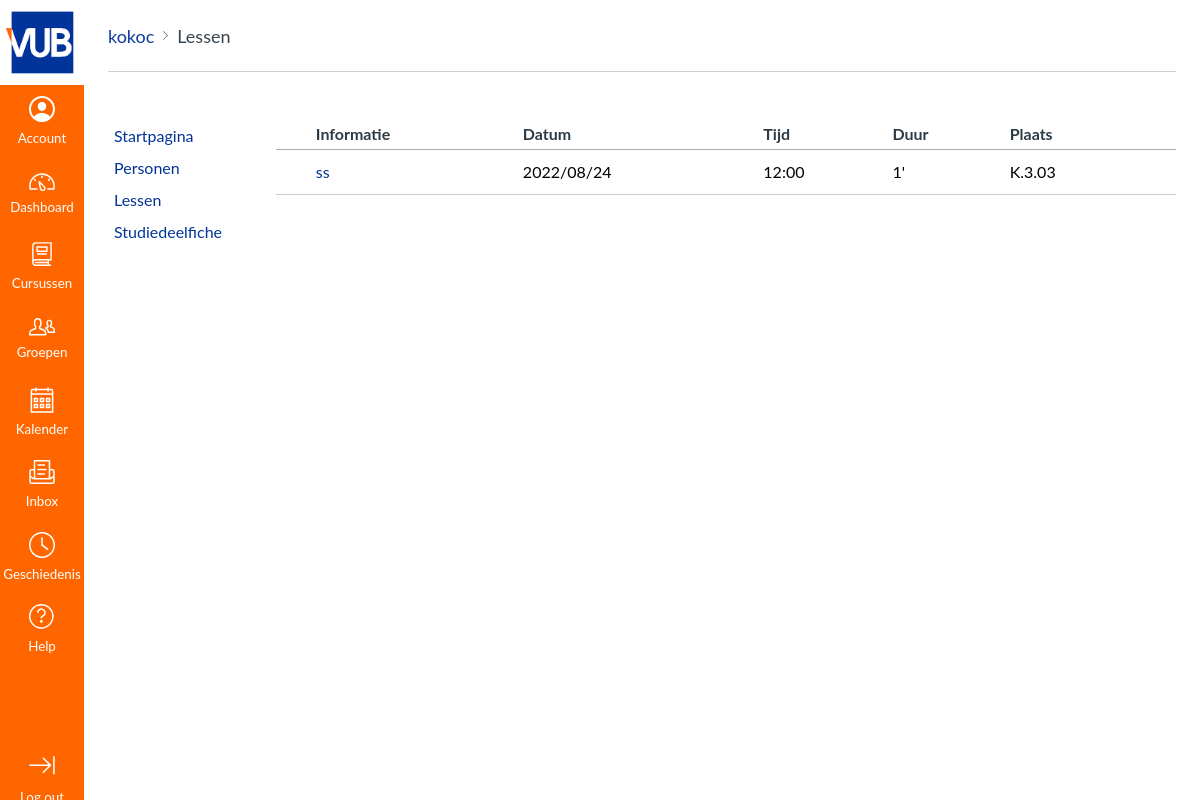
Page /course/14/classes (signed in) on the earlier database version.
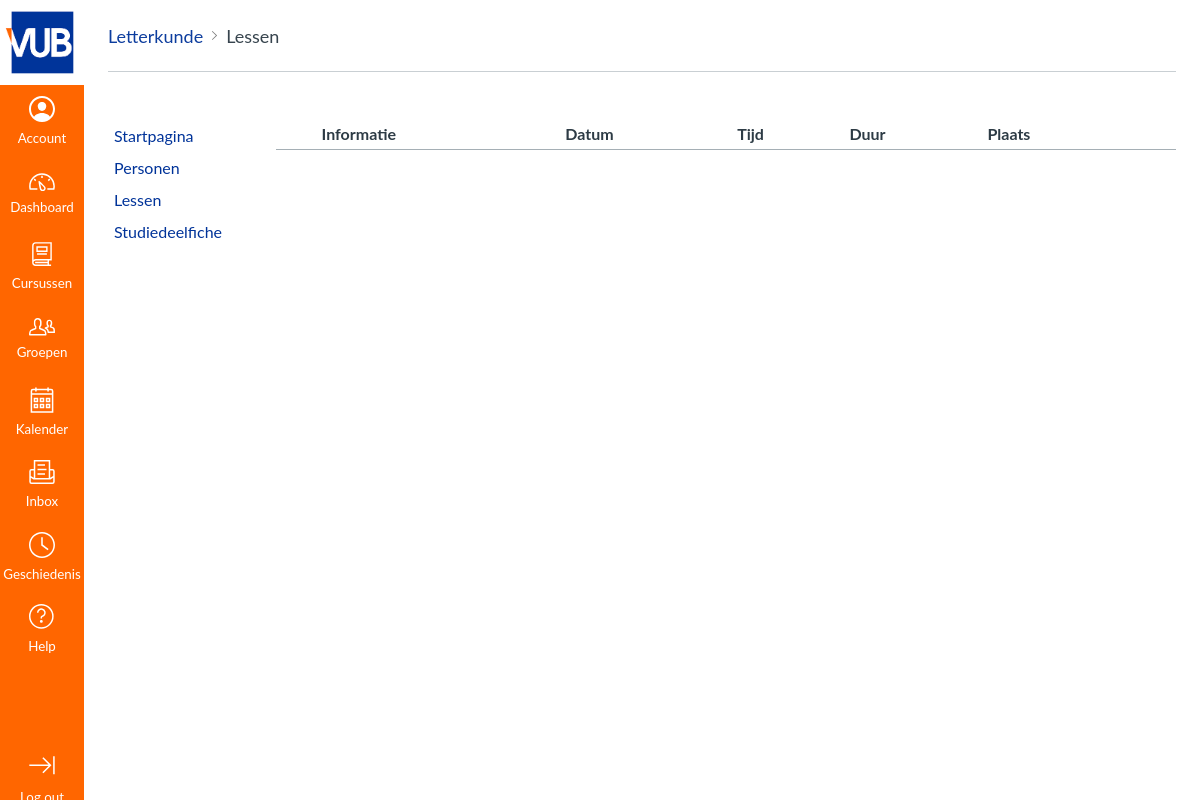
Same page on the later database version.
### app/database/models.py (models this page shows, shortened)
class Course(db.Model):
    __tablename__ = 'Course'
    meta = MetaData()
    id = db.Column(db.Integer, primary_key=True)
    name = db.Column(db.String)
    semester = db.Column(db.Integer)

class Class(db.Model):
    __tablename__ = 'Class'
    id = db.Column(db.Integer, primary_key=True)
    course_id = db.Column(db.Integer, db.ForeignKey('Course.id'))
    date = db.Column(db.String(32))
    time = db.Column(db.String(32))
    duration = db.Column(db.Integer)
    location = db.Column(db.String(120))
    info = db.Column(db.String(120))

### app/blueprints/courses/routes.py (the view)
@courses_bp.route('/course/<course_id>/classes', methods=['POST','GET'])
@login_required
def course_classes_(course_id):
    add_cc_form = CourseClassForm(request.form)
    del_cc_form = DeleteCourseClassForm(request.form)
    if add_cc_form.validate_on_submit() and add_cc_form.submit_cc.data:
        queries.add_course_class(course_id, add_cc_form.date.data, add_cc_form.time.data, add_cc_form.duration.data, add_cc_form.location.data, add_cc_form.info.data)
        flash('Les is toegevoegd')
    if del_cc_form.validate_on_submit() and del_cc_form.submit_del_cc.data:
        queries.delete_course_class(del_cc_form.class_id.data)
        flash('Les is verwijderd')
    course = queries.get_course_info(course_id)
    classes = queries.get_course_classes(course_id)
    return render_template("courses/course_classes.html", course=course, classes=classes, add_cc_form=add_cc_form, del_cc_form=del_cc_form)

### app/blueprints/login/routes.py (called while the page is built)
@login.user_loader
def load_user(id):
    return User.query.get(int(id))

### app/database/queries.py (called while the page is built)
def get_course_classes(id):
    querie = f"""
        SELECT date, name as course, info, time, duration, location, cl.id
        FROM Course c
        INNER JOIN Class cl ON c.id=cl.course_id
        WHERE c.id={id};"""
    classes = db2.session.execute(querie)
    return classes.fetchall()

def get_course_info(course_id):
    querie = f"""
        SELECT id, name, semester
        FROM Course c
        WHERE c.id={course_id};"""
    course = db2.session.execute(querie)
    return course.fetchone()

### app/blueprints/courses/templates/courses/course_classes.html (shortened to what this page needs)
{% extends "courses/course_base.html" %}
{% block page_title %}
<span><a class="page" href="">Lessen</a></span>
{% endblock %}
{% block course_page %}
<div class="courses-table-container">
    <table class="courses-table">
        <thead>
            <tr>
                <th></th>
                <th>Informatie</th>
                <th>Datum</th>
                <th>Tijd</th>
                <th>Duur</th>
                <th>Plaats</th>
                <th></th>
            </tr>
        </thead>
        <tbody>
            {% for class in classes %}
            <tr>
                <td>
                </td>
                <td><a href="/course/{{course.id}}/class/{{class.id}}/attendances">{{class['info']}}</a></td>
                <td>{{class['date']}}</td>
                <td>{{class['time']}}</td>
                <td>{{class['duration']}}'</td>
                <td>{{class['location']}}</td>
                <td>
                </td>
            </tr>
            {% endfor %}
        </tbody>
    </table>
</div>
{% endblock %}

### app/blueprints/courses/templates/courses/course_base.html
{% extends "base.html" %}
{% block head_local %}
  <link rel="stylesheet" href="{{ url_for('courses.static', filename='css/courses.css')}}"/>
{% endblock %}
{% block content %}
<div id="container-dashboard">
  <div class="container-header">
    <div class="course-path">
      <span><a class="course" href="/course/{{course['id']}}/start">{{course['name']}}</a></span>
      <svg class="next-icon" x="0px" y="0px" viewBox="0 0 9 16" enable-background="new 0 0 9 16" xml:space="preserve"><path fill="#777777" d="M7.1,8L0.2,1.1c-0.3-0.3-0.3-0.6,0-0.9s0.7-0.3,1,0l7.6,7.3c0.3,0.3,0.3,0.6,0,0.9l-7.6,7.3 c-0.3,0.3-0.7,0.3-1,0c-0.3-0.3-0.3-0.6,0-0.9L7.1,8z"/></svg>
      {% block page_title %}{% endblock %}
    </div>
  </div>
  <div class="course-content-container">
    <div class="courses-sidebar-container">
      <nav>
        <a href="/course/{{course['id']}}/start">Startpagina</a>
        <a href="/course/{{course['id']}}/users">Personen</a>
        <a href="/course/{{course['id']}}/classes">Lessen</a>
        <a href="">Studiedeelfiche</a>
      </nav>
    </div>
    {% block course_page %}{% endblock %}
  </div>
</div>
{% endblock %}

Differences in the rows shown:
removed Class: info "ss", date "2022/08/24", time "12:00", duration "1", location "K.3.03"
changed Course: name "kokoc" → "Letterkunde"
